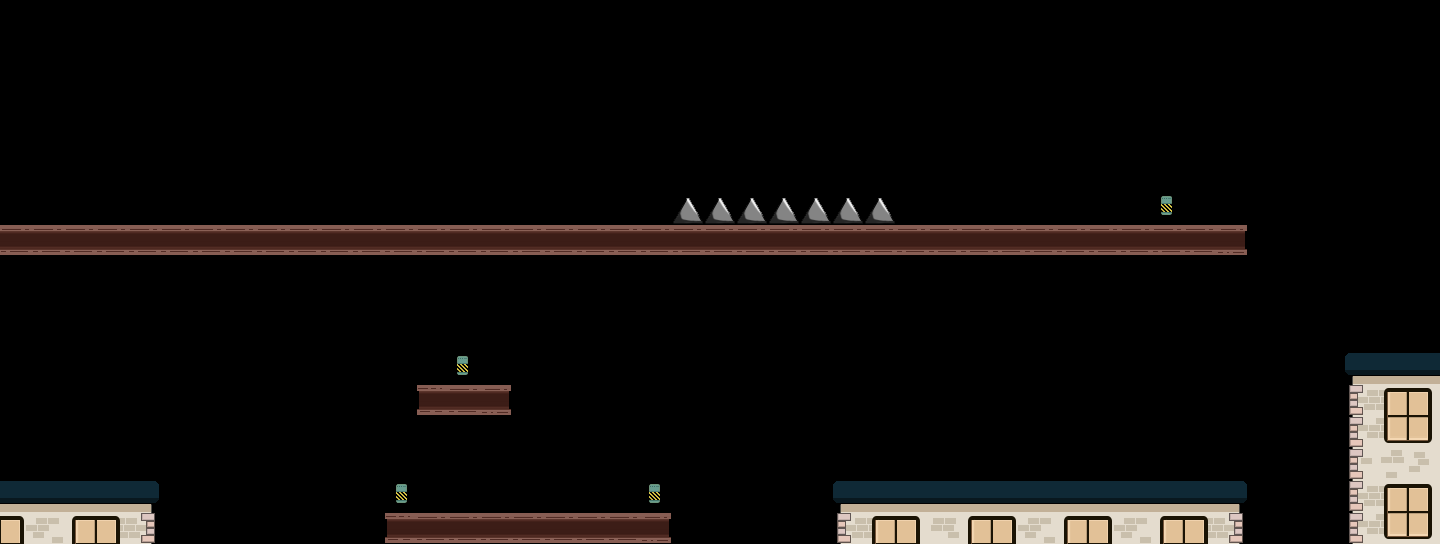

Tiled map render using the project's own tile images. Description and the map definition, with tile-layer contents summarised, below:
An orthogonal 45x17 tile map with 32x32 px tiles, 1 tile layer (Tile Layer), 3 tilesets and 16 objects (11x Body, CannabisSpawn, InhalantSpawn, HeroinSpawn, EndPointSpawn, ...).

<map version="1.0" orientation="orthogonal" width="45" height="17" tilewidth="32" tileheight="32">
 <properties>
  <property name="props:Physics:DrawMode" value="" />
 </properties>
 <tileset firstgid="1" name="rooftops" tilewidth="32" tileheight="32">
  <image source="rooftops.png" width="320" height="192" />
 </tileset>
 <tileset firstgid="61" name="spikes 32px" tilewidth="32" tileheight="32">
  <image source="spikes 32px.png" width="64" height="96" />
 </tileset>
 <tileset firstgid="67" name="plank" tilewidth="32" tileheight="32">
  <image source="plank.png" width="96" height="96" />
 </tileset>
 <layer name="Tile Layer" width="45" height="17">
  <data>[765 cells, 160 non-empty, 34 distinct tile ids]</data>
 </layer>
 <objectgroup name="Enemy" width="45" height="17">
  <object name="Ground" type="Body" x="832" y="480" width="416" height="64">
   <properties>
    <property name="props:IsGround" value="" />
    <property name="props:bodyType" value="static" />
    <property name="props:friction" value="1" />
   </properties>
  </object>
  <object name="Ground" type="Body" x="0" y="480" width="160" height="64">
   <properties>
    <property name="props:IsGround" value="" />
    <property name="props:bodyType" value="static" />
    <property name="props:friction" value="1" />
   </properties>
  </object>
  <object name="Ground" type="Body" x="384" y="512" width="288" height="32">
   <properties>
    <property name="props:IsGround" value="" />
    <property name="props:bodyType" value="static" />
    <property name="props:friction" value="1" />
   </properties>
  </object>
  <object name="Ground" type="Body" x="416" y="384" width="96" height="32">
   <properties>
    <property name="props:IsGround" value="" />
    <property name="props:bodyType" value="static" />
    <property name="props:friction" value="1" />
   </properties>
  </object>
  <object name="Cannabis" type="CannabisSpawn" x="1024" y="458">
   <properties>
    <property name="props:aggroRadius" value="128" />
    <property name="props:chaseRadius" value="128" />
    <property name="props:chaseSpeed" value="2" />
    <property name="props:enemyType" value="1" />
    <property name="props:patrolDirection" value="-1" />
    <property name="props:patrolRadius" value="64" />
    <property name="props:patrolSpeed" value="1" />
   </properties>
   <ellipse />
  </object>
  <object name="Inhalant" type="InhalantSpawn" x="512" y="488">
   <properties>
    <property name="props:aggroRadius" value="64" />
    <property name="props:enemyType" value="3" />
    <property name="props:patrolDirection" value="-1" />
    <property name="props:patrolRadius" value="32" />
    <property name="props:patrolSpeed" value="1" />
   </properties>
   <ellipse />
  </object>
  <object name="Heroin" type="HeroinSpawn" x="320" y="179">
   <properties>
    <property name="props:aggroRadius" value="96" />
    <property name="props:attackSpeed" value="1" />
    <property name="props:bulletSpeed" value="2" />
    <property name="props:enemyType" value="2" />
    <property name="props:patrolDirection" value="1" />
    <property name="props:patrolRadius" value="64" />
    <property name="props:patrolSpeed" value="1" />
   </properties>
   <ellipse />
  </object>
  <object name="Ground" type="Body" x="1440" y="0" width="32" height="352">
   <properties>
    <property name="props:IsWall" value="" />
    <property name="props:bodyType" value="static" />
    <property name="props:friction" value="1" />
   </properties>
  </object>
  <object name="Ground" type="Body" x="0" y="-32" width="1440" height="32">
   <properties>
    <property name="props:bodyType" value="static" />
    <property name="props:friction" value="1" />
   </properties>
  </object>
  <object name="Ground" type="Body" x="-32" y="0" width="32" height="480">
   <properties>
    <property name="props:IsWall" value="" />
    <property name="props:bodyType" value="static" />
    <property name="props:friction" value="1" />
   </properties>
  </object>
  <object name="EndPoint" type="EndPointSpawn" x="64" y="448">
   <ellipse />
  </object>
 </objectgroup>
 <objectgroup name="Player" width="45" height="17">
  <object name="player" type="PlayerSpawn" x="32" y="160">
   <properties>
    <property name="props:Player" value="" />
    <property name="props:canJump" value="" />
    <property name="props:playerImage" value="Images/Neg/Main Char Neg.png" />
   </properties>
   <ellipse />
  </object>
 </objectgroup>
 <objectgroup name="Object Layer 1" width="45" height="17">
  <object name="Ground" type="Body" x="0" y="224" width="1248" height="32">
   <properties>
    <property name="props:IsGround" value="" />
    <property name="props:bodyType" value="static" />
    <property name="props:friction" value="1" />
   </properties>
  </object>
  <object name="Ground" type="Body" x="1344" y="352" width="96" height="192">
   <properties>
    <property name="props:IsGround" value="" />
    <property name="props:bodyType" value="static" />
    <property name="props:friction" value="1" />
   </properties>
  </object>
  <object name="Ground" type="Body" x="0" y="544" width="1344" height="32">
   <properties>
    <property name="props:IsPit" value="" />
    <property name="props:bodyType" value="static" />
    <property name="props:friction" value="1" />
   </properties>
  </object>
  <object name="Spikes" type="Body" x="672" y="196" width="224" height="29">
   <properties>
    <property name="props:IsSpike" value="" />
    <property name="props:bodyType" value="static" />
    <property name="props:bounce" value="1" />
    <property name="props:friction" value="1" />
   </properties>
  </object>
 </objectgroup>
 <objectgroup name="Obstacle" width="45" height="17" />
</map>
